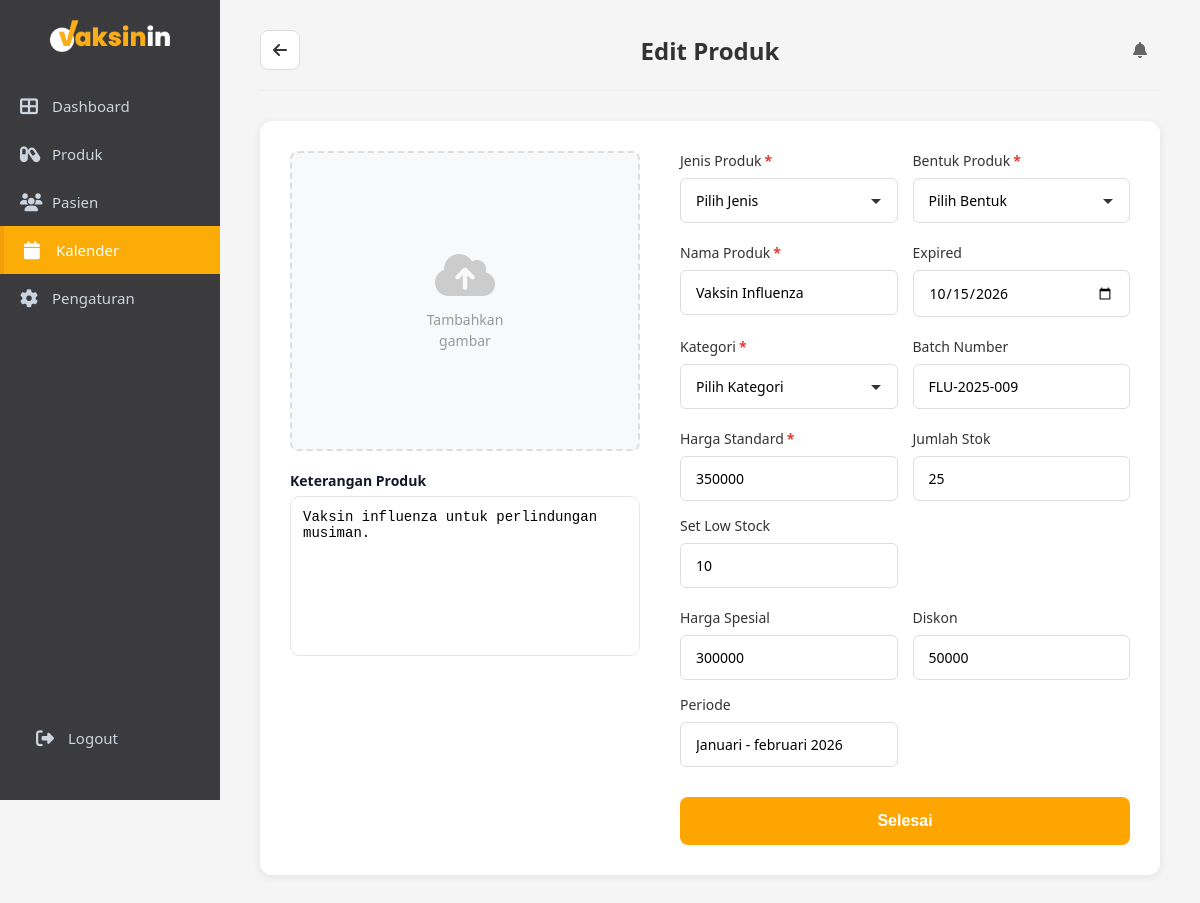
/admin/edit_product.php?id=79, run on an earlier commit of the app's database.
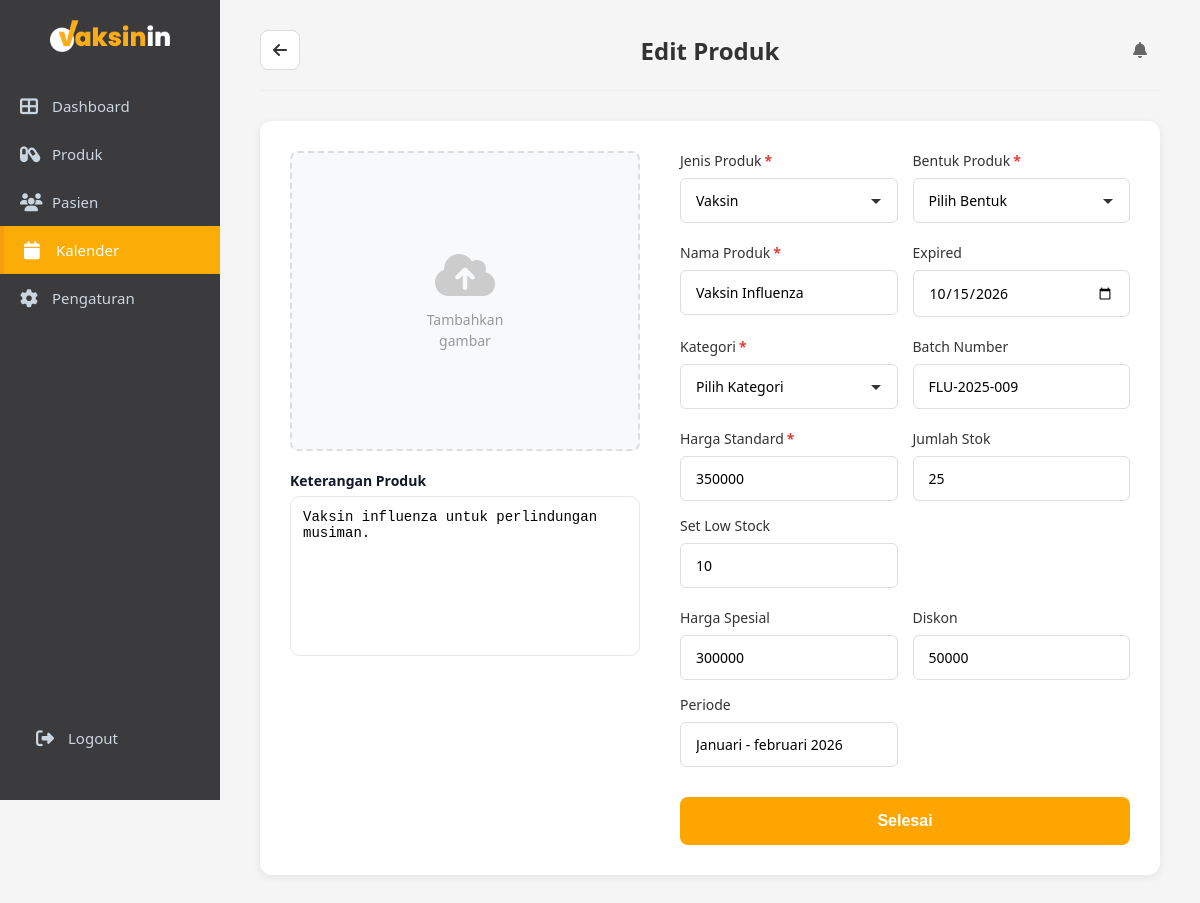
And on a later commit of the database.
### tables this page shows
CREATE TABLE `services` (
  `id` int NOT NULL,
  `kategori` varchar(100) DEFAULT NULL,
  `nama_layanan` varchar(255) DEFAULT NULL,
  `harga` int DEFAULT '0',
  `harga_special` int DEFAULT NULL,
  `harga_diskon` int DEFAULT NULL,
  `periode_diskon` varchar(100) DEFAULT NULL,
  `deskripsi` text,
  `image` varchar(255) DEFAULT NULL,
  `created_at` timestamp NOT NULL DEFAULT CURRENT_TIMESTAMP,
  `product_category` enum('vaksin','pelayanan','paket') NOT NULL DEFAULT 'vaksin',
  `kode_paket` varchar(50) DEFAULT NULL,
  `jenis` varchar(50) DEFAULT NULL,
  `durasi_layanan` int DEFAULT NULL,
  `expired_date` date DEFAULT NULL,
  `batch_number` varchar(100) DEFAULT NULL,
  `stock` int DEFAULT '0',
  `low_stock` int DEFAULT '10'
);

### admin/edit_product.php (the view, shortened to what the changed rows need)
<?php
include "../config.php";
$id = isset($_GET['id']) ? intval($_GET['id']) : 0;
$sql = "SELECT * FROM services WHERE id = ?";
$stmt = $conn->prepare($sql);
$stmt->bind_param('i', $id);
$stmt->execute();
$result = $stmt->get_result();
$product = $result->fetch_assoc();
?>
<!DOCTYPE html>
<html lang="id">
<head>
    <link rel="stylesheet" href="css/admin.css">
    <link rel="stylesheet" href="css/product-form.css">
    <link rel="stylesheet" href="css/sidebar-toggle.css">
    <link rel="stylesheet" href="https://cdnjs.cloudflare.com/ajax/libs/font-awesome/6.4.0/css/all.min.css">
</head>
<body>
    <div class="main-content">
        <header class="page-header-form">
            <h1>Edit Produk</h1>
        </header>
        <div class="form-container">
            <div class="form-layout">
                <div class="image-upload-section">
                    <div class="image-info">
                        <h3>Keterangan Produk</h3>
                        <textarea id="keterangan" name="keterangan" rows="10" placeholder="Tambahkan keterangan produk..."><?= htmlspecialchars($product['deskripsi'] ?? '') ?></textarea>
                    </div>
                </div>
                <div class="form-section">
                    <form id="productForm" method="POST" action="save_product.php" enctype="multipart/form-data">
                        <div class="form-row">
                            <div class="form-group">
                                <label>Jenis Produk<span class="required">*</span></label>
                                <select name="jenis" id="jenis" required>
                                    <option value="">Pilih Jenis</option>
                                    <option value="Vaksin" <?= ($product['jenis'] ?? '') == 'Vaksin' ? 'selected' : '' ?>>Vaksin</option>
                                </select>
                            </div>
                        </div>
                        <div class="form-row">
                            <div class="form-group">
                                <label>Nama Produk<span class="required">*</span></label>
                                <input type="text" name="nama_layanan" placeholder="Nama" value="<?= htmlspecialchars($product['nama_layanan']) ?>" required>
                            </div>
                            <div class="form-group">
                                <label>Expired</label>
                                <input type="date" name="expired_date" placeholder="Expired" value="<?= htmlspecialchars($product['expired_date'] ?? '') ?>">
                            </div>
                        </div>
                        <div class="form-row">
                            <div class="form-group">
                                <label>Batch Number</label>
                                <input type="text" name="batch_number" placeholder="Batch Number" value="<?= htmlspecialchars($product['batch_number'] ?? '') ?>">
                            </div>
                        </div>
                        <div class="form-row">
                            <div class="form-group">
                                <label>Harga Standard<span class="required">*</span></label>
                                <input type="number" name="harga" placeholder="Harga" value="<?= htmlspecialchars($product['harga']) ?>" required>
                            </div>
                            <div class="form-group">
                                <label>Jumlah Stok</label>
                                <input type="number" name="stock" placeholder="100" value="<?= htmlspecialchars($product['stock'] ?? '') ?>">
                            </div>
                            <div class="form-group">
                                <label>Set Low Stock</label>
                                <input type="number" name="low_stock" placeholder="10" value="<?= htmlspecialchars($product['low_stock'] ?? '') ?>">
                            </div>
                        </div>
                        <div class="form-row">
                            <div class="form-group">
                                <label>Harga Spesial</label>
                                <input type="number" name="harga_special" placeholder="Harga" value="<?= htmlspecialchars($product['harga_special'] ?? '') ?>">
                            </div>
                            <div class="form-group">
                                <label>Diskon</label>
                                <input type="number" name="harga_diskon" placeholder="Harga" value="<?= htmlspecialchars($product['harga_diskon'] ?? '') ?>">
                            </div>
                            <div class="form-group">
                                <label>Periode</label>
                                <input type="text" name="periode_diskon" placeholder="Periode" value="<?= htmlspecialchars($product['periode_diskon'] ?? '') ?>">
                            </div>
                        </div>
                    </form>
                </div>
            </div>
        </div>
    </div>
</body>
</html>

What changed in the data, as far as the page shows it:
changed services "Vaksin influenza untuk perlindungan musiman.": jenis (not shown) → "Vaksin"
Also different on the page:
form field jenis: "Pilih Jenis" → (not shown)
